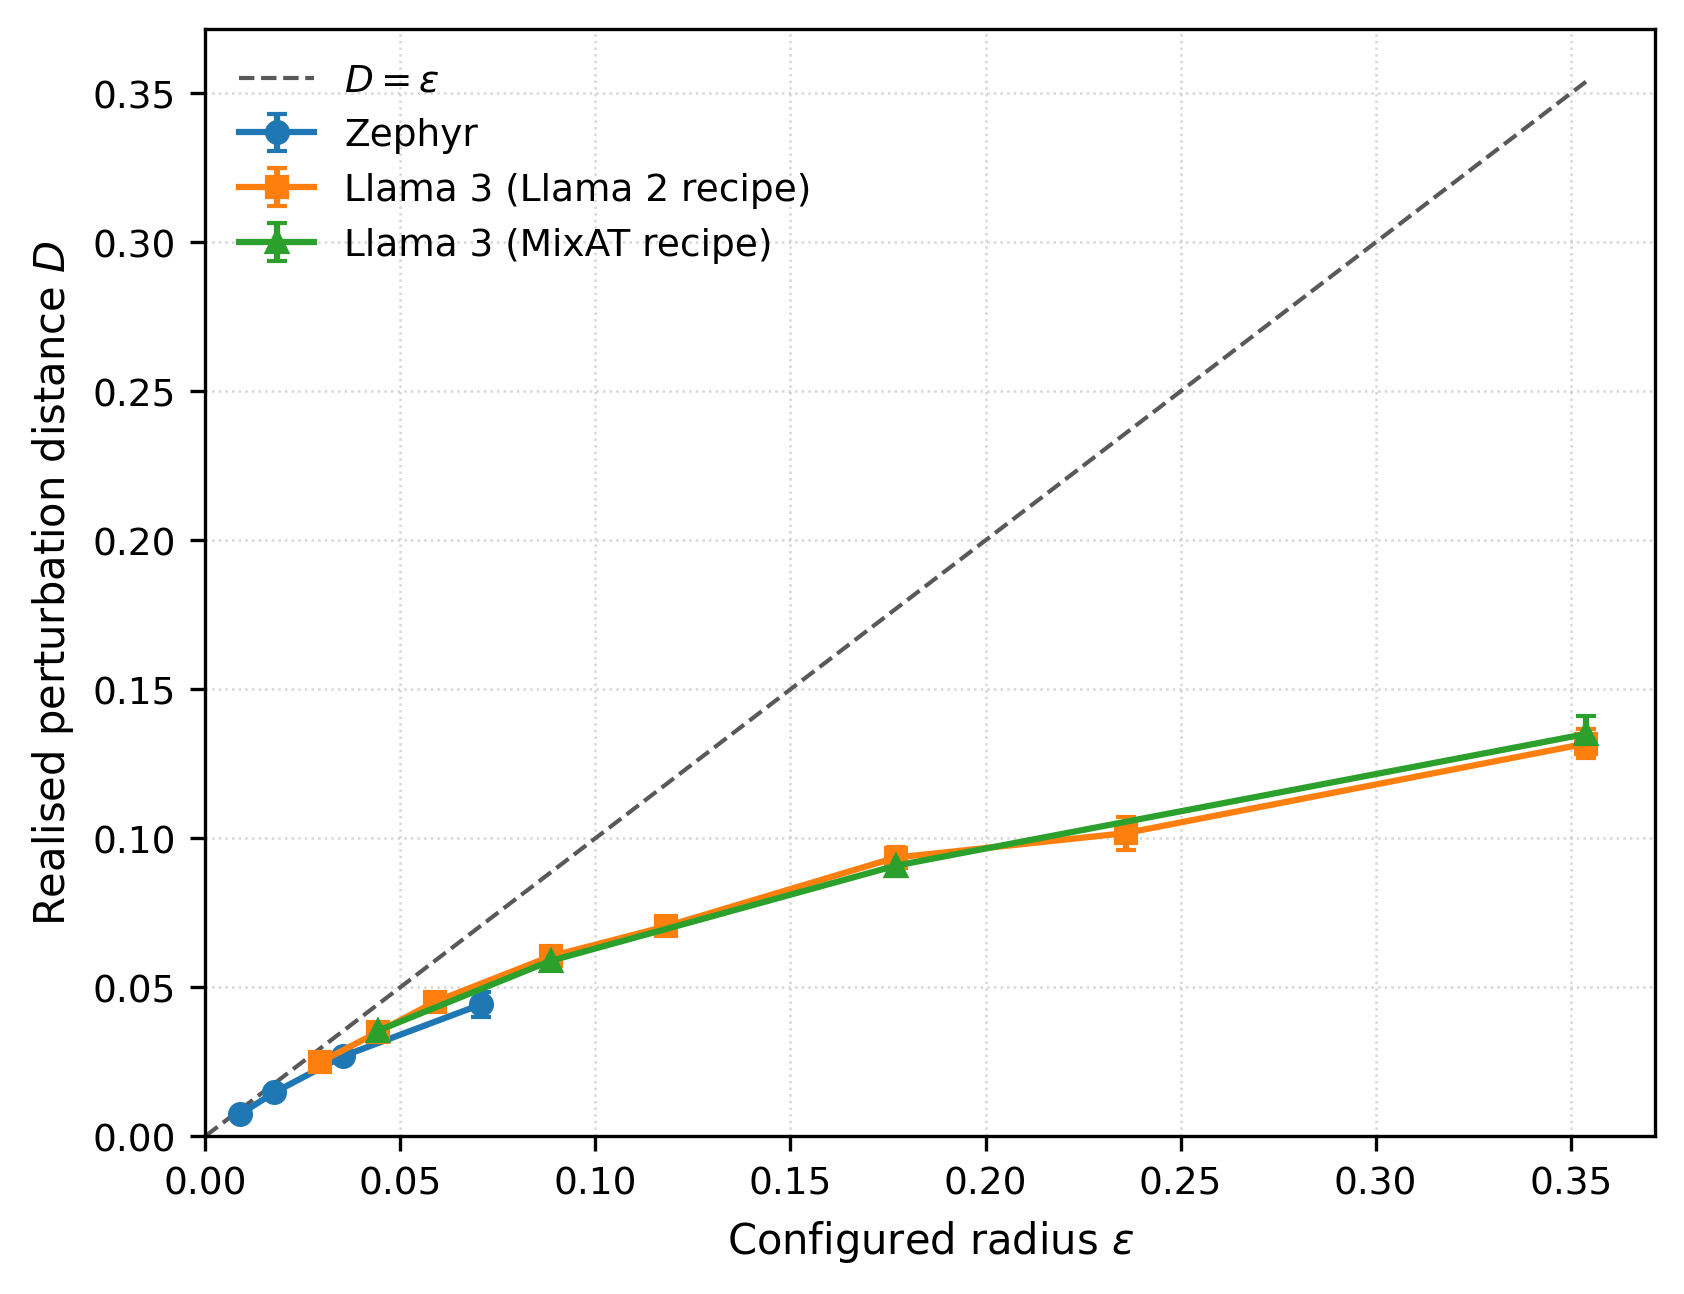

This chart was generated by the following Python code:
from pathlib import Path

import matplotlib.pyplot as plt
import numpy as np


# ---------------------------------------------------------------------
# Data from thesis Table 18
# ---------------------------------------------------------------------
# Each row is:
#   epsilon, mean realised perturbation distance D, std. dev. of D
#
# Sweep values are means across three training seeds, with error bars
# showing one sample standard deviation across those seeds.
#
# GitHub reproduction points are intentionally excluded because they are
# not part of the controlled sweeps.

data = {
    "Zephyr": np.array([
        [0.00884, 0.00734, 0.00003],
        [0.01768, 0.01466, 0.00006],
        [0.03535, 0.02688, 0.00068],
        [0.07070, 0.04422, 0.00423],
    ]),
    "Llama 3 (Llama 2 recipe)": np.array([
        [0.02949, 0.02492, 0.00050],
        [0.04424, 0.03491, 0.00107],
        [0.05898, 0.04517, 0.00030],
        [0.08848, 0.06035, 0.00039],
        [0.11797, 0.07039, 0.00285],
        [0.17695, 0.09350, 0.00361],
        [0.23594, 0.10172, 0.00553],
        [0.35391, 0.13176, 0.00496],
    ]),
    "Llama 3 (MixAT recipe)": np.array([
        [0.04424, 0.03539, 0.00045],
        [0.08848, 0.05884, 0.00232],
        [0.17695, 0.09078, 0.00334],
        [0.35391, 0.13500, 0.00616],
    ]),
}


# ---------------------------------------------------------------------
# Plot style
# ---------------------------------------------------------------------
# Distinct markers supplement colour differences so that the three
# configurations remain distinguishable in print.

markers = ["o", "s", "^"]

plt.rcParams.update({
    "font.size": 10,
    "axes.labelsize": 10,
    "legend.fontsize": 9,
    "xtick.labelsize": 9,
    "ytick.labelsize": 9,
    "pdf.fonttype": 42,
    "ps.fonttype": 42,
})


# ---------------------------------------------------------------------
# Figure
# ---------------------------------------------------------------------
# Use a linear-linear plot, as in thesis Figure 5. This preserves the
# direct geometric interpretation of the D = epsilon reference line:
# increasing distance below the diagonal indicates declining utilisation.

fig, ax = plt.subplots(
    figsize=(5.5, 4.2),
    constrained_layout=True,
)


for (label, values), marker in zip(data.items(), markers):
    epsilon = values[:, 0]
    D = values[:, 1]
    D_std = values[:, 2]

    ax.errorbar(
        epsilon,
        D,
        yerr=D_std,
        marker=marker,
        markersize=5,
        linewidth=1.5,
        capsize=2.5,
        label=label,
    )


# ---------------------------------------------------------------------
# D = epsilon reference
# ---------------------------------------------------------------------
max_epsilon = max(values[:, 0].max() for values in data.values())

reference_x = np.linspace(0, max_epsilon, 500)

ax.plot(
    reference_x,
    reference_x,
    linestyle="--",
    linewidth=1.0,
    color="0.35",
    label=r"$D=\epsilon$",
)


# ---------------------------------------------------------------------
# Axis formatting
# ---------------------------------------------------------------------
ax.set_xlabel(r"Configured radius $\epsilon$")
ax.set_ylabel(r"Realised perturbation distance $D$")

# Start both axes at zero so that the geometry of D = epsilon is
# immediately interpretable.
ax.set_xlim(left=0)
ax.set_ylim(bottom=0)

# Light grid to aid comparison across configured radii.
ax.grid(
    True,
    which="major",
    linestyle=":",
    linewidth=0.6,
    alpha=0.5,
)
ax.set_axisbelow(True)


# ---------------------------------------------------------------------
# Legend
# ---------------------------------------------------------------------
ax.legend(frameon=False)


# ---------------------------------------------------------------------
# Save beside this script
# ---------------------------------------------------------------------
output_dir = Path(__file__).resolve().parent

pdf_path = output_dir / "budget_utilisation.pdf"
png_path = output_dir / "budget_utilisation.png"

fig.savefig(pdf_path, bbox_inches="tight")
fig.savefig(png_path, dpi=300, bbox_inches="tight")

print(f"Saved: {pdf_path}")
print(f"Saved: {png_path}")

plt.show()
